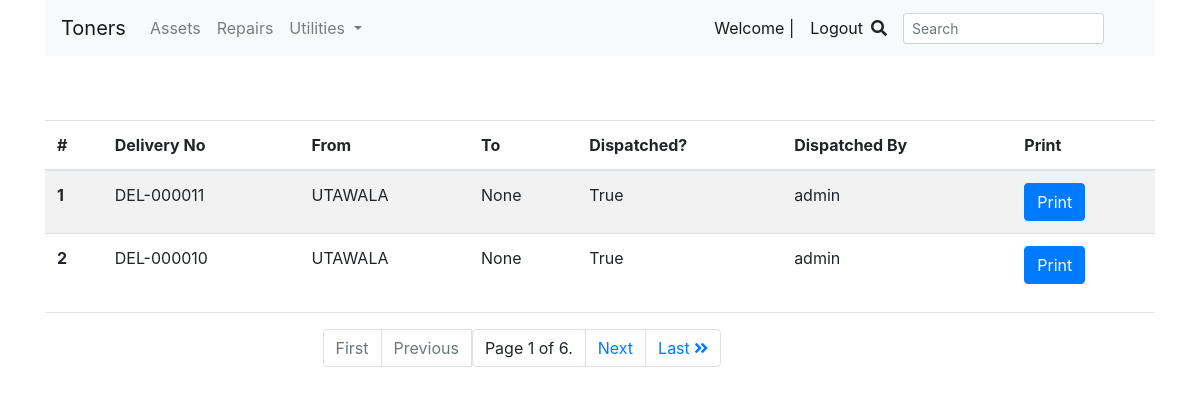
Page /assets/deliveries/ (signed in) on the committed database.
### apps/assets/models.py (models this page shows, shortened)
class Delivery(models.Model):
    staff = models.ForeignKey(
        Staff, on_delete=models.CASCADE, blank=True, null=True)
    date_dispatched = models.DateTimeField(auto_now_add=True)
    dispatched = models.BooleanField(default=False)
    deliveryNo = models.CharField(max_length=200, null=True, blank=True)
    fromLocation = models.ForeignKey(Location, on_delete=models.CASCADE, null=True, blank=True)
    toLocation = models.ForeignKey(
        Location, on_delete=models.CASCADE, null=True, blank=True, related_name="toLocation")
    vendor = models.ForeignKey(
        Vendor, on_delete=models.CASCADE, null=True, blank=True, related_name="toLocation")

class Location(models.Model):
    name = models.CharField(max_length=200, blank=True, null=True)
    def __str__(self):
        return self.name

class Staff(models.Model):
    user = models.OneToOneField(
        User, on_delete=models.CASCADE, null=True, blank=True)
    location = models.ForeignKey(
        'Location', on_delete=models.CASCADE, null=True, blank=True)
    def __str__(self):
        return str(self.user)

### apps/assets/views.py (the view)
# urls.py: path('deliveries/',views.deliveries, name='deliveries'),
@login_required
def deliveries(request):
    if request.user.is_authenticated:
        deliveryList = Delivery.objects.filter(
            dispatched=True).order_by('id').reverse()
        paginator = Paginator(deliveryList, 2)
        page_number = request.GET.get('page')
        pages = paginator.get_page(page_number)
    context = {
        'pages': pages,
    }
    return render(request, 'assets/deliveries.html', context)

### templates/assets/deliveries.html (shortened to what this page needs)
{% extends '../layout.html' %}
{% load static %}
{% block content %}
<table class="table table-striped " >
    <thead>
        <tr>
            <th scope="col">#</th>
            <th scope="col">Delivery No</th>
            <th scope="col">From</th>
            <th scope="col">To</th>
            <th scope="col">Dispatched?</th>
            <th scope="col">Dispatched By</th>
            <th scope="col">Print</th>
        </tr>
    </thead>
    <tbody>
        {% for a in pages %}
        <tr>
            <th scope="row">{{forloop.counter}}</th>
            <td>{{a.deliveryNo}}</td>
            <td>{{a.fromLocation}}</td>
            <td>{{a.toLocation}}</td>
            <td>{{a.dispatched}}</td>
            <td>{{a.staff}}</td>
            <td>
                <a href="{% url 'assets:pdf' a.pk %}">
                    <button class="btn btn-primary">Print</button>
                </a>
            </td>
        </tr>
        {% endfor %}
    </tbody>
</table>
<hr>
<nav aria-label="Page navigation example" style="margin:auto; width:50%;">
    <ul class="pagination">
        {% if pages.has_previous %}
        <li class="page-item"><a class="page-link" href="?page=1"><i class="fas fa-angle-double-left size:9x"></i>
                First</a></li>
        <li class="page-item "><a class="page-link" href="?page={{ pages.previous_page_number }}">Previous</a></li>
        {% else %}
        <li class="page-item disabled"><a class="page-link" href="#"></i> First</a></li>
        <li class="page-item disabled"><a class="page-link" href="#" tabindex="-1">Previous</a></li>
        {% endif %}
        <span class="current">
            <li class="page-item "><a class="page-link"> Page {{ pages.number }} of {{pages.paginator.num_pages }}. </a>
            </li>
        </span>
        {% if pages.has_next %}
        <li class="page-item"><a class="page-link" href="?page={{ pages.next_page_number }}">Next</a></li>
        <li class="page-item"><a class="page-link" href="?page={{ pages.paginator.num_pages }}">Last <i
                    class="fas fa-angle-double-right"></i></a></li>
        {% else %}
        <li class="page-item disabled"><a class="page-link" href="#">Next</a></li>
        <li class="page-item disabled"><a class="page-link" href="#">Last <i class="fas fa-angle-double-right"></i></a>
        </li>
        {% endif %}
    </ul>
</nav>
{% endblock content %}

### static/css/style.css (style rules this page uses)
nav { margin-bottom: 4em; }

### static/css/all.css (style rules this page uses)
.fa, .fas, .far, .fal, .fad, .fab { -moz-osx-font-smoothing: grayscale; -webkit-font-smoothing: antialiased; display: inline-block; font-style: normal; font-variant: normal; text-rendering: auto; line-height: 1; }
.fa-angle-double-right:before { content: "\f101"; }
.fa, .fas { font-family: 'Font Awesome 5 Free'; font-weight: 900; }

### rows in the picture
Delivery: deliveryNo "DEL-000011", fromLocation "UTAWALA", toLocation "None", dispatched "True", staff "admin"
Delivery: deliveryNo "DEL-000010", fromLocation "UTAWALA", toLocation "None", dispatched "True", staff "admin"

### other values in the picture
{{ pages.number }} "1"
{{ pages.paginator.num_pages }} "6"
